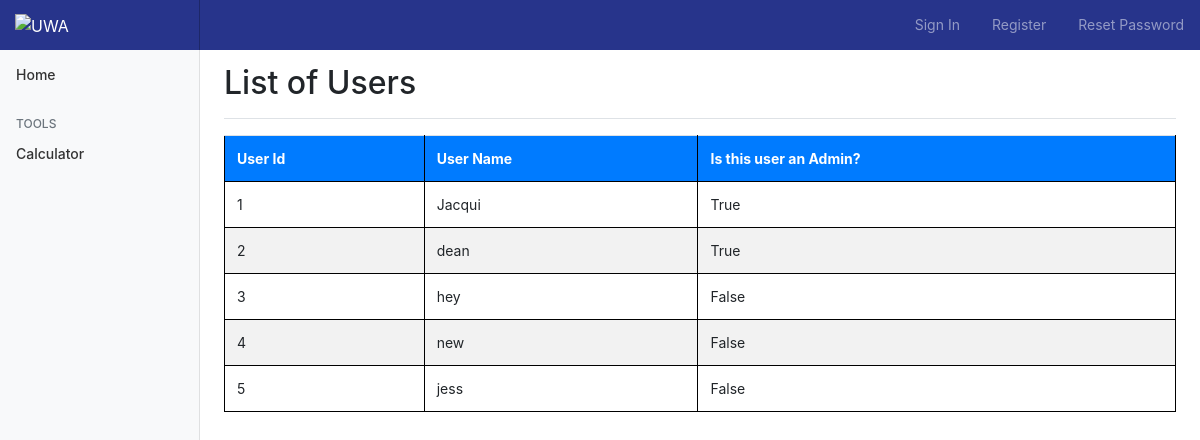
Page /userlist on the earlier database version.
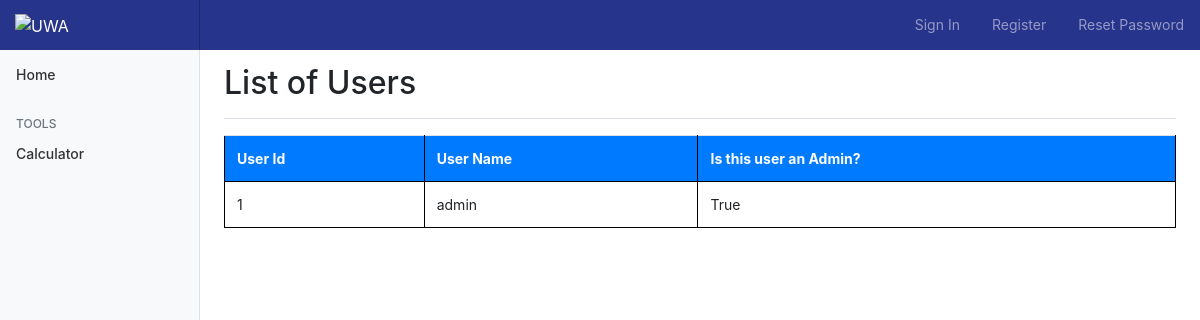
Same page on the later database version.
### app/models.py (models this page shows, shortened)
class User(UserMixin, db.Model):
    id = db.Column(db.Integer, primary_key=True)
    username = db.Column(db.String(64), index=True, unique=True)
    password_hash = db.Column(db.String(128))
    admin = db.Column(db.Boolean, default=False)

### app/routes.py (the view)
@app.route('/userlist', methods=['GET', 'POST'])
def userlist():
    return render_template('userlist.html', User=User.query.all())

### app/templates/userlist.html (shortened to what this page needs)
{% extends "base.html" %} {% block content %}
<main role="main" class="col-md-9 ml-sm-auto col-lg-10 px-4">
    <div class="d-flex justify-content-between flex-wrap flex-md-nowrap align-items-center pt-3 pb-2 mb-3 border-bottom">
        <h1 class="h2">List of Users</h1>
    </div>
    <div class="table-responsive">
            <table class="table table table-striped ">
                        <tr class="bg-primary text-white">
                <th> User Id </th>
                <th> User Name </th>
                <th> Is this user an Admin? </th>
            </tr>
            {% for user in User %}
            <tr>
                <td> {{ user.id }} </td>
                <td> {{ user.username }} </td>
                <td> {{user.admin }} </td>
            </tr>
            {% endfor %}
        </table>
    </div>
</main>
{% endblock %}

### app/templates/base.html (shortened to what this page needs)
<!doctype html>
<html lang="en">
<head>
    <link rel="stylesheet" href="https://maxcdn.bootstrapcdn.com/bootstrap/4.0.0/css/bootstrap.min.css">
    <link rel="stylesheet" href="../static/stylesheet.css">
</head>
<body>
    <nav class="navbar navbar-dark fixed-top flex-md-nowrap p-0 shadow">
        <a class="navbar-brand col-sm-3 col-md-2 mr-0" href="/"><img src="https://static.weboffice.uwa.edu.au/visualid/sites/alpha/img/uwacrest-white.svg" alt=UWA height=30px; width=98px></a>
        {% if current_user.is_authenticated %}
        <ul class="navbar-nav px-3">
            <li class="nav-item text-nowrap">
                <a class="nav-link" href="{{ url_for('logout') }}">Sign Out</a>
            </li>
        </ul>
        {% elif current_user.is_anonymous %}
        <ul class="navbar-nav ml-auto px-3">
            <li class="nav-item text-nowrap">
                <a class="nav-link" href="{{ url_for('signin') }}">Sign In</a>
            </li>
        </ul>
        <ul class="navbar-nav px-3">
            <li class="nav-item text-nowrap">
                <a class="nav-link" href="{{ url_for('register') }}">Register</a>
            </li>
        </ul>
		<ul class="navbar-nav px-3">
            <li class="nav-item text-nowrap">
                <a class="nav-link" href="{{ url_for('reset') }}">Reset Password</a>
            </li>
        </ul>
        {% endif %}
    </nav>
    <div class="container-fluid">
        <div class="row">
            <nav class="col-md-2 d-none d-md-block bg-light sidebar">
                <div class="sidebar-sticky">
                    <ul class="nav flex-column">
                        <li class="nav-item">
                            <a class="nav-link" href="/">
                                 Home <span class="sr-only">(current)</span>
                            </a>
                            <h6 class="sidebar-heading d-flex justify-content-between align-items-center px-3 mt-4 mb-1 text-muted">
                            <span>Tools</span></h6>
                        </li>
                        <li class="nav-item ">
                            <a class="nav-link " href="{{ url_for( 'calcs') }} ">
                                 Calculator
                            </a>
                        </li>
                    </ul>
                </div>
            </nav>
        </div>
    </div>
    {% block content %} {% endblock %}
</body>
</html>

### app/static/stylesheet.css (style rules this page uses)
body { font-size: .875rem; background-color: white; }
table, th, td { border: 1px solid black; border-collapse: collapse; }
.sidebar { position: fixed; top: 0; bottom: 0; left: 0; z-index: 100; padding: 48px 0 0; box-shadow: inset -1px 0 0 rgba(0, 0, 0, .1); }
.sidebar-sticky { position: relative; top: 0; height: calc(100vh - 48px); padding-top: .5rem; overflow-x: hidden; overflow-y: auto; }
.sidebar .nav-link { font-weight: 500; color: #333; }
.sidebar-heading { font-size: .75rem; text-transform: uppercase; }
[role="main"] { padding-top: 48px; }
.navbar-brand { padding-top: .75rem; padding-bottom: .75rem; font-size: 1rem; background-color: #27348b; box-shadow: inset -1px 0 0 rgba(0, 0, 0, .25); }
.navbar-dark { background-color: #27348b; }
.nav-link { color: white; }

### app/templates/userlist.html (style rules this page uses)
table, th, td { border: 1px solid black; border-collapse: collapse; padding: 0px 10px; }

Differences in the rows shown:
removed User: id "2", username "dean", admin "True"
removed User: id "3", username "hey", admin "False"
removed User: id "4", username "new", admin "False"
removed User: id "5", username "jess", admin "False"
changed User "True": username "Jacqui" → "admin"
